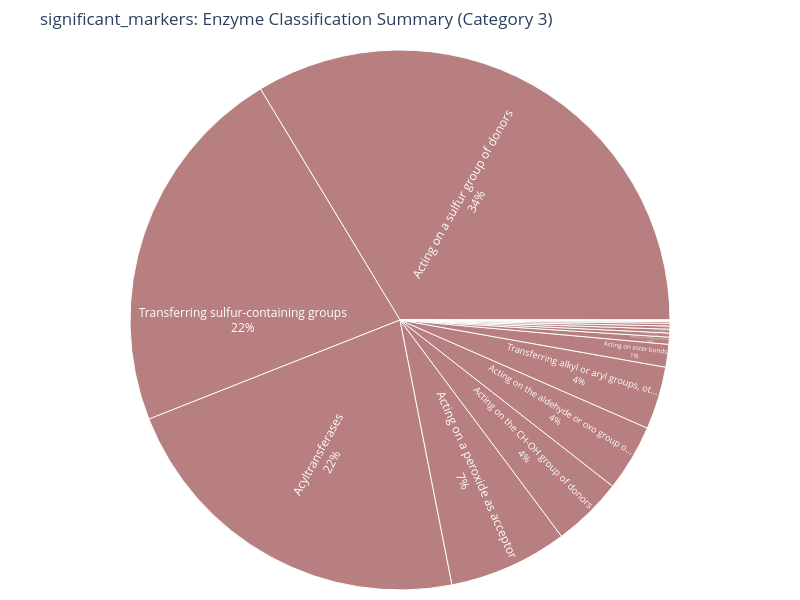

Write notebook code for a chart like this one.
### Code cell
fig,  sunburst_data  = create_sunburst_chart(significant_markers, "significant_markers", top_n=200, category=3)
# Save as static image
output_path= data_visual/"31_sunburn.png"
fig.write_image(output_path, scale=3)

# Show in notebook/browser
fig.show()

### Figure 1 — Plotly figure (JSON) as saved in the notebook; plotly's stock layout.template omitted (floating-point values rounded to 4 significant figures)
{"data": [{"customdata": [["<b>Enzyme</b>: Acyltransferases.<br><b>Entries</b>: 38<br><b>Total Value</b>: 8.06<br><b>Genera</b>: 11 unique<br><b>Proteins</b>: 1 unique"], ["<b>Enzyme</b>: Acting on a sulfur group of donors.<br><b>Entries</b>: 27<br><b>Total Value</b>: 12.27<br><b>Genera</b>: 6 unique<br><b>Proteins</b>: 3 unique"], ["<b>Enzyme</b>: Acting on the CH-NH group of donors.<br><b>Entries</b>: 1<br><b>Total Value</b>: 0.15<br><b>Genera</b>: 1 unique<br><b>Proteins</b>: 1 unique"], ["<b>Enzyme</b>: Transferring sulfur-containing groups.<br><b>Entries</b>: 42<br><b>Total Value</b>: 8.15<br><b>Genera</b>: 14 unique<br><b>Proteins</b>: 1 unique"], ["<b>Enzyme</b>: Transferring phosphorus-containing groups.<br><b>Entries</b>: 2<br><b>Total Value</b>: 0.09<br><b>Genera</b>: 1 unique<br><b>Proteins</b>: 2 unique"], ["<b>Enzyme</b>: Carbon-oxygen lyases.<br><b>Entries</b>: 1<br><b>Total Value</b>: 0.06<br><b>Genera</b>: 1 unique<br><b>Proteins</b>: 1 unique"], ["<b>Enzyme</b>: Acting on the aldehyde or oxo group of donors.<br><b>Entries</b>: 6<br><b>Total Value</b>: 1.46<br><b>Genera</b>: 1 unique<br><b>Proteins</b>: 1 unique"], ["<b>Enzyme</b>: Acting on the CH-OH group of donors.<br><b>Entries</b>: 13<br><b>Total Value</b>: 1.54<br><b>Genera</b>: 9 unique<br><b>Proteins</b>: 2 unique"], ["<b>Enzyme</b>: Transferring alkyl or aryl groups, other than methyl groups.<br><b>Entries</b>: 9<br><b>Total Value</b>: 1.37<br><b>Genera</b>: 8 unique<br><b>Proteins</b>: 1 unique"], ["<b>Enzyme</b>: Acting on a peroxide as acceptor.<br><b>Entries</b>: 12<br><b>Total Value</b>: 2.60<br><b>Genera</b>: 8 unique<br><b>Proteins</b>: 1 unique"], ["<b>Enzyme</b>: Acting on ester bonds.<br><b>Entries</b>: 5<br><b>Total Value</b>: 0.50<br><b>Genera</b>: 2 unique<br><b>Proteins</b>: 4 unique"], ["<b>Enzyme</b>: Racemases and epimerases.<br><b>Entries</b>: 1<br><b>Total Value</b>: 0.08<br><b>Genera</b>: 1 unique<br><b>Proteins</b>: 1 unique"], ["<b>Enzyme</b>: Intramolecular lyases.<br><b>Entries</b>: 1<br><b>Total Value</b>: 0.07<br><b>Genera</b>: 1 unique<br><b>Proteins</b>: 1 unique"], ["<b>Enzyme</b>: Glycosyltransferases.<br><b>Entries</b>: 1<br><b>Total Value</b>: 0.04<br><b>Genera</b>: 1 unique<br><b>Proteins</b>: 1 unique"], ["<b>Enzyme</b>: Acting on acid anhydrides.<br><b>Entries</b>: 1<br><b>Total Value</b>: 0.01<br><b>Genera</b>: 1 unique<br><b>Proteins</b>: 1 unique"], ["<b>Enzyme</b>: Other Enzymes<br><b>Entries</b>: 0<br><b>Total Value</b>: 0.00<br><b>Genera</b>: 0 unique<br><b>Proteins</b>: 0 unique"], ["<b>Enzyme</b>: Forming carbon-nitrogen bonds.<br><b>Entries</b>: 1<br><b>Total Value</b>: 0.02<br><b>Genera</b>: 1 unique<br><b>Proteins</b>: 1 unique"]], "domain": {"x": [0, 1], "y": [0, 1]}, "hovertemplate": "%{customdata[0]}", "ids": ["Acyltransferases.", "Acting on a sulfur group of donors.", "Acting on the CH-NH group of donors.", "Transferring sulfur-containing groups.", "Transferring phosphorus-containing groups.", "Carbon-oxygen lyases.", "Acting on the aldehyde or oxo group of donors.", "Acting on the CH-OH group of donors.", "Transferring alkyl or aryl groups, other than methyl groups.", "Acting on a peroxide as acceptor.", "Acting on ester bonds.", "Racemases and epimerases.", "Intramolecular lyases.", "Glycosyltransferases.", "Acting on acid anhydrides.", "Other Enzymes", "Forming carbon-nitrogen bonds."], "insidetextorientation": "radial", "labels": ["Acyltransferases", "Acting on a sulfur group of donors", "Acting on the CH-NH group of donors", "Transferring sulfur-containing groups", "Transferring phosphorus-containing gr...", "Carbon-oxygen lyases", "Acting on the aldehyde or oxo group o...", "Acting on the CH-OH group of donors", "Transferring alkyl or aryl groups, ot...", "Acting on a peroxide as acceptor", "Acting on ester bonds", "Racemases and epimerases", "Intramolecular lyases", "Glycosyltransferases", "Acting on acid anhydrides", "Other Enzymes", "Forming carbon-nitrogen bonds"], "marker": {"colors": ["#892E2EDE", "#892E2EDE", "#892E2EDE", "#892E2EDE", "#892E2EDE", "#892E2EDE", "#892E2EDE", "#892E2EDE", "#892E2EDE", "#892E2EDE", "#892E2EDE", "#892E2EDE", "#892E2EDE", "#892E2EDE", "#892E2EDE", "#D9ECD9", "#892E2EDE"]}, "name": "", "parents": [null, null, null, null, null, null, null, null, null, null, null, null, null, null, null, null, null], "textinfo": "label+percent entry", "type": "sunburst", "values": [8.062, 12.27, 0.1545, 8.146, 0.09049, 0.05826, 1.459, 1.544, 1.37, 2.599, 0.4966, 0.08201, 0.06858, 0.03758, 0.01226, 0.0, 0.02152]}], "layout": {"height": 600, "legend": {"tracegroupgap": 0}, "margin": {"b": 10, "l": 10, "r": 10, "t": 50}, "title": {"text": "significant_markers: Enzyme Classification Summary (Category 3)"}, "width": 800}}
